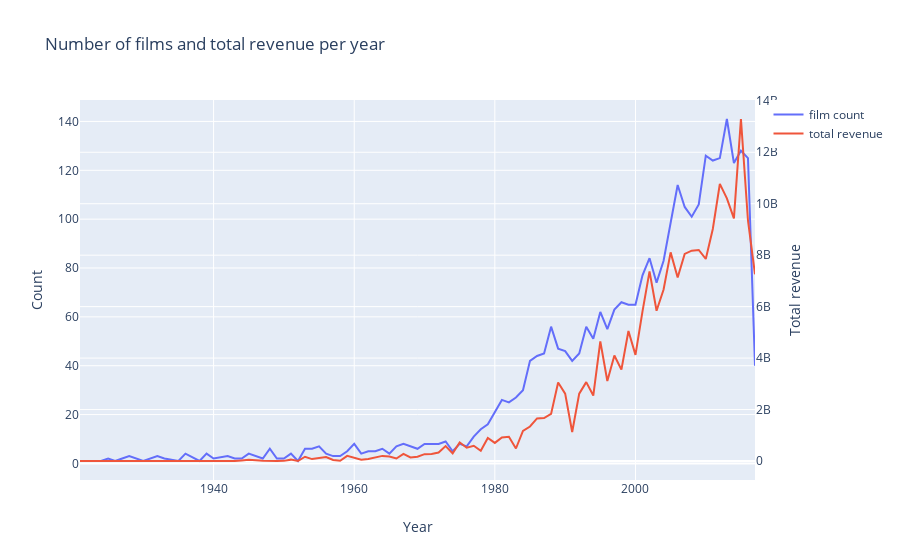

This figure's notebook cell:
### Markdown cell above
- In this task, we will visualize both the number of films and total revenue per year, and the number of films vs the average revenue per year. 

- We will be able to compare and contrast trends we observe to that of the previous task.

### Code cell
d1 = train['release_date_year'].value_counts().sort_index()
d2 = train.groupby(['release_date_year'])['revenue'].sum()

data = [go.Scatter(x = d1.index, y = d1.values, name = 'film count')
        ,go.Scatter(x = d2.index, y = d2.values, name = 'total revenue', yaxis='y2')]

layout = go.Layout(dict(title = 'Number of films and total revenue per year', 
                        xaxis = dict(title = 'Year'),
                       yaxis = dict(title = 'Count'),
                       yaxis2 = dict(title = 'Total revenue', overlaying='y', side='right')), legend = dict(orientation = 'v'))

py.iplot(dict(data = data, layout = layout))
